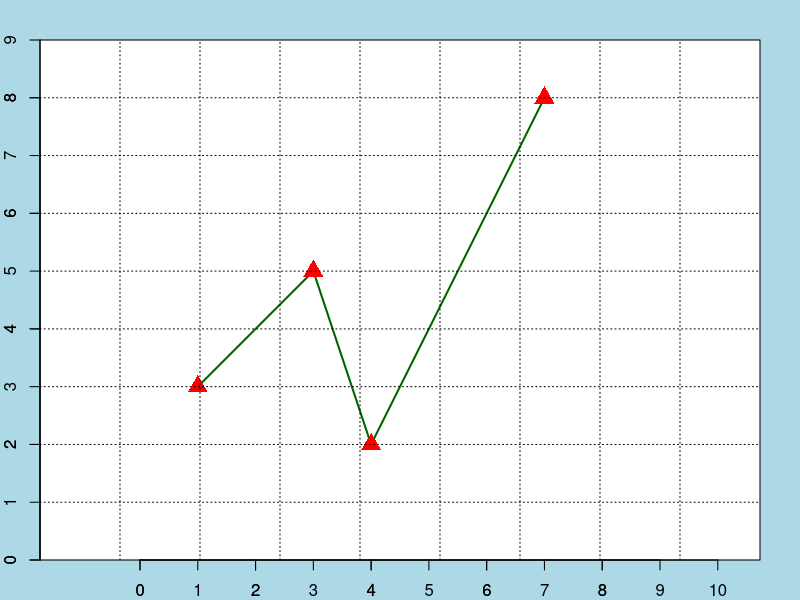

Source code (R):
#PLOTS A SIMPLE LINE GRAPH
#CHANGES BACKGROUND COLOURS
#ADDS A GRID
#SETS ORIGIN TO 0,0
x <- c(1,3,4,7)
y <- c(3,5,2,8)
m = cbind(x, y)
par(bg="lightblue",mar=c(2,2,2,2))
plot(0, 0, type="n", ann=FALSE, axes=FALSE)
u <- par("usr") # The coordinates of the plot area
rect(u[1], u[3], u[2], u[4], col="white", border=NA)
par(new=TRUE)
plot(x, y, col="dark green", pch=17, xlim=c(0,9), ylim=c(0,9), type="l", lwd=2, asp=1, yaxs="i", xaxs="i")
axis(1, at=0:9)
axis(2, at=seq(0,9,by=1))
points(x, y, col="red", pch=17,cex=2)
grid(nx=9, ny=9,col="black", lty="dotted")
